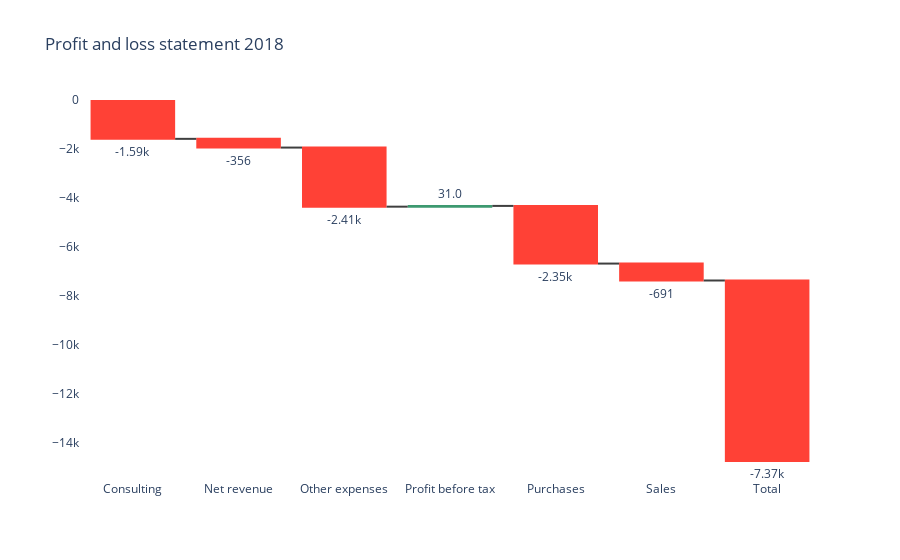

The notebook cell saved with this chart:
### Code cell
watterfall(df, 'Profit and loss statement 2018')

### Figure 1 — Plotly figure (JSON) as saved in the notebook; plotly's stock layout.template omitted (floating-point values rounded to 4 significant figures)
{"data": [{"connector": {"line": {"color": "rgb(63, 63, 63)"}}, "name": "1", "orientation": "v", "text": ["-1586", "-356", "-2413", "31", "-2354", "-691", "-7369"], "textposition": "outside", "texttemplate": "%{text:.3s}", "type": "waterfall", "x": ["Consulting", "Net revenue", "Other expenses", "Profit before tax", "Purchases", "Sales", "Total"], "y": [-1586, -356, -2413, 31, -2354, -691, -7369]}], "layout": {"paper_bgcolor": "rgba(0, 0, 0, 0)", "plot_bgcolor": "rgba(0, 0, 0, 0)", "showlegend": false, "title": {"text": "Profit and loss statement 2018"}}}
